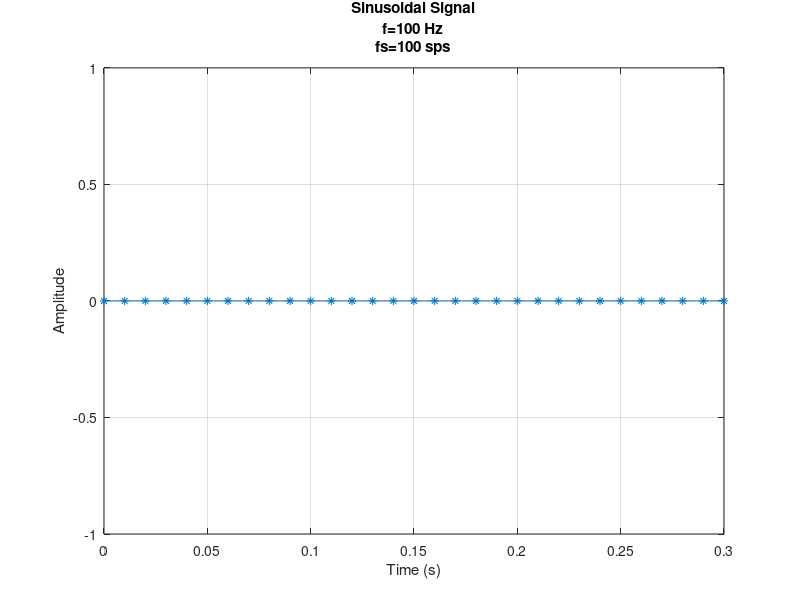
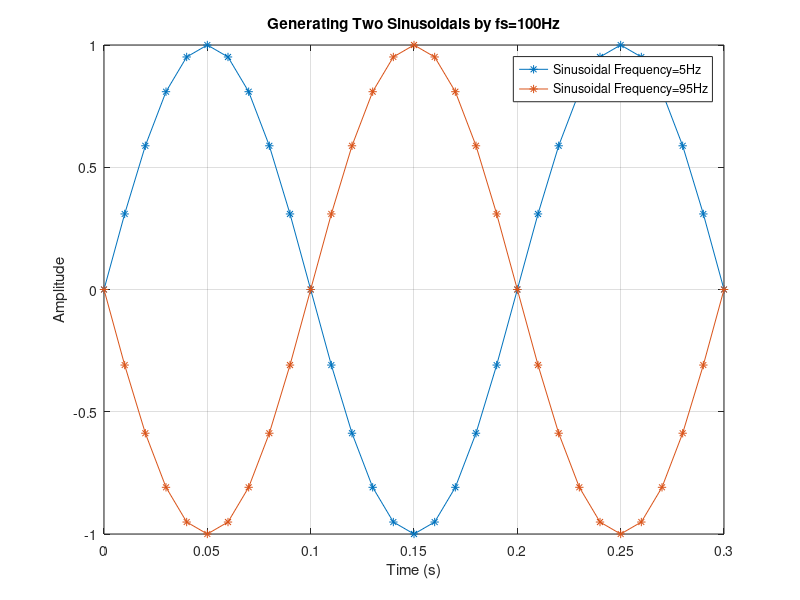

The MATLAB script that drew these images, in order:
% Aliasing - Script A
%
% Turker Dolapci
% 2024.08.12
%

clear all 	% clears everything in workspace
close all	% closes if there is something (e.g. figures)
clc 		% clears command window

%% Input section
fs= 100; %sampling rate equals to the number of samples per second (samples per second)
fc= 20; %frequency of the genearted sinusoidal
T=1/fc; %period of the genearted sinusoidal
tdur= 6*T; % time length of the signal to be generated in seconds

%% Generate sinusoidals with different frequencies with constant sampling rate.
t= (0:(1/fs):tdur).'; 	%time vector

freqs=0:1:100; %frequencies of the sinusoiadls being generated

figure;
for n=1:length(freqs)
plot(t,sin(2*pi*freqs(n)*t),'-*')
title({'Sinusoidal Signal',strcat('f= ',num2str(freqs(n)),' Hz'),strcat('fs= ',num2str(fs),' sps')})
ylabel('Amplitude')
xlabel('Time (s)')
grid on
xlim([0 tdur])
ylim([-1 1])
drawnow
pause(0.4)
end

pause();

figure;
plot(t,sin(2*pi*freqs(6)*t),'-*')
hold on
plot(t,sin(2*pi*freqs(96)*t),'-*')
legend(strcat('Sinusoidal Frequency=',num2str(freqs(6)),'Hz'), strcat('Sinusoidal Frequency=',num2str(freqs(96)),'Hz'))
title(strcat('Generating Two Sinusoidals by fs=',num2str(fs),'Hz'))
ylabel('Amplitude')
xlabel('Time (s)')
grid on
xlim([0 tdur])
ylim([-1 1])